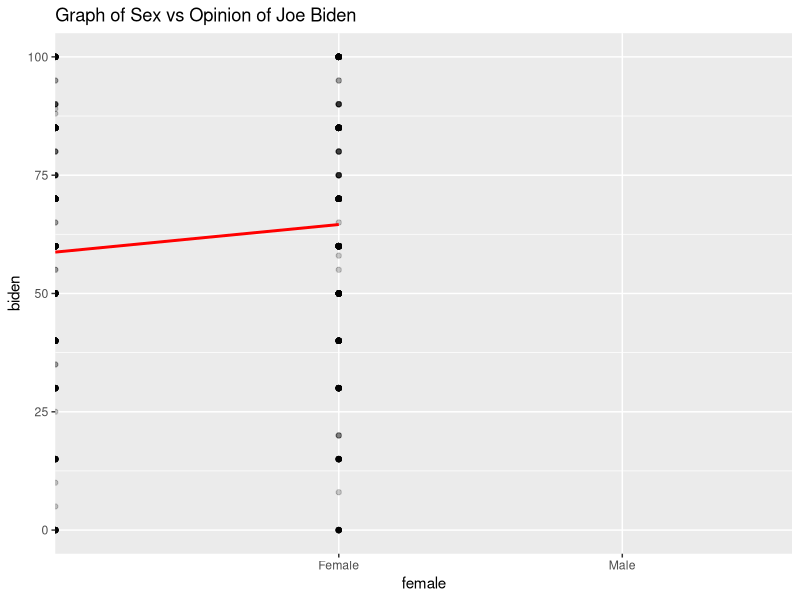
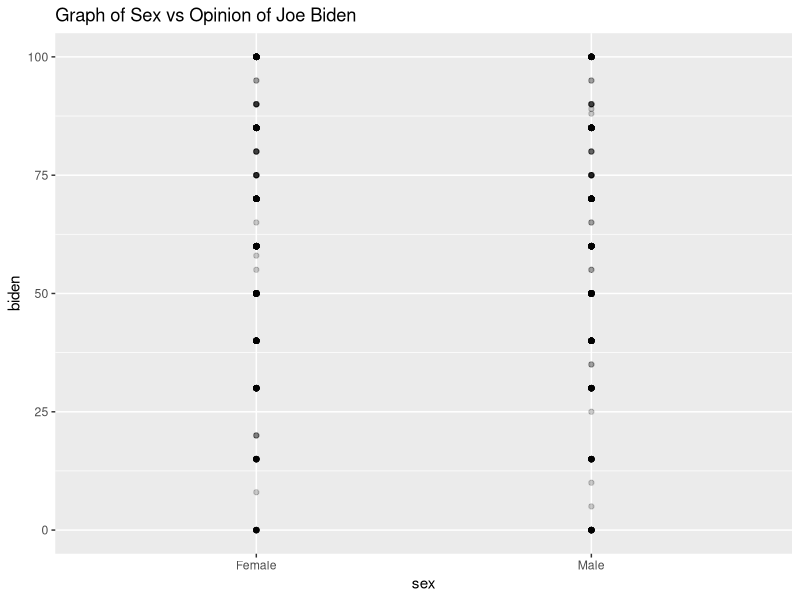

Write the R code that produced these figures, in order. (Note: this script raises an error after producing the figures.)
## ---- chunk 1
knitr::opts_chunk$set(echo = TRUE)

library(tidyverse)
library(dplyr)
library(modelr)
library(broom)
library(rsample)
library(magrittr)
library(caret )
## ---- chunk 2
#Do women display higher feeling thermometer ratings for Joe Biden than men?

#get the data
library(readr)
biden <- read_csv("data/biden.csv")
## ---- chunk 3
#Estimate a basic (single variable) linear regression model of the relationship between gender and feelings towards Joe Biden.
biden 

bid_mod <- lm(biden ~ female, data = biden)
coef(bid_mod)

summary(bid_mod)
#Calculate predicted values, graph the relationship between the two variables using the predicted values, and determine whether there appears to be a significant relationship.

grid <- biden %>% 
  data_grid(female, biden) 
grid

grid <- grid %>% 
  add_predictions(bid_mod)
    

grid

#make new df with predicted values
pred <- augment(bid_mod, type.predict = "response")

ggplot(data = pred, aes(x = female, y = biden)) +
  geom_point(alpha = .2) +
  geom_line(data = pred, 
            aes(y=.fitted), 
            color = "red", size = 1) +
  labs(title = "Graph of Sex vs Opinion of Joe Biden") + scale_x_discrete(limits = c("0", "1"), labels = c("Female", "Male"))



#to do: transform female to male/female factor

#Estimate a basic (single variable) linear regression model of the relationship between gender and feelings towards Joe Biden.
biden <- biden%>%
  mutate(female = factor(female))%>%
  mutate(sex = if_else(female == 1, "Female", "Male"))%>%
  mutate(sex = factor(sex))

bid_mod <- lm(biden ~ sex, data = biden)
coef(bid_mod)

summary(bid_mod)
#Calculate predicted values, graph the relationship between the two variables using the predicted values, and determine whether there appears to be a significant relationship.

grid <- biden %>% 
  data_grid(sex, biden) 
grid

grid <- grid %>% 
  add_predictions(bid_mod)
    

grid

#make new df with predicted values
pred <- augment(bid_mod, type.predict = "response")

ggplot(data = pred, 
       aes(x = sex, y = biden)) +
  geom_point(alpha = .2) +
  geom_line(data = pred, 
            aes(y=.fitted), 
            color = "red", size = 1) +
  labs(title = "Graph of Sex vs Opinion of Joe Biden")
#to do: transform female to male/female factor
## ---- chunk 4
#Build the best predictive linear regression model of attitudes towards Joe Biden given the variables you have available. In this context, “best” is defined as the model with the lowest MSE. Compare at least three different model formulations (aka different combinations of variables). Use 10-fold cross-validation to avoid a biased estimate of MSE.

biden_age_pid <- lm(biden ~ age*pid, data = biden)
summary(biden_age_pid)

biden_pid <- lm(biden ~ pid, data = biden)
summary(biden_pid)

biden_age <- lm(biden ~ age, data = biden)
summary(biden_age)

#for age*pid 
# function to generate assessment statistics for titanic model

holdout_results <- function(splits, i) {
  # Fit the model to the training set
  mod <- glm(biden ~ age*pid, data = analysis(splits),
             family = binomial)

  # Save the heldout observations
  holdout <- assessment(splits)

  # `augment` will save the predictions with the holdout data set
  res <- augment(mod, newdata = assessment(splits)) %>% 
    as_tibble() %>%
    mutate(pred = logit2prob(.fitted),
           pred = as.numeric(pred > .5))

  # Return the assessment data set with the additional columns
  res
}


splits

# basic model
pid_age_cv10 <- vfold_cv(data = biden, v = 10) %>%
  mutate(results = map(splits, holdout_results),
         mse = map_dbl(results, ~ mean(.$.resid ^ 2)))
mean(pid_age_cv10$mse, na.rm = TRUE)
